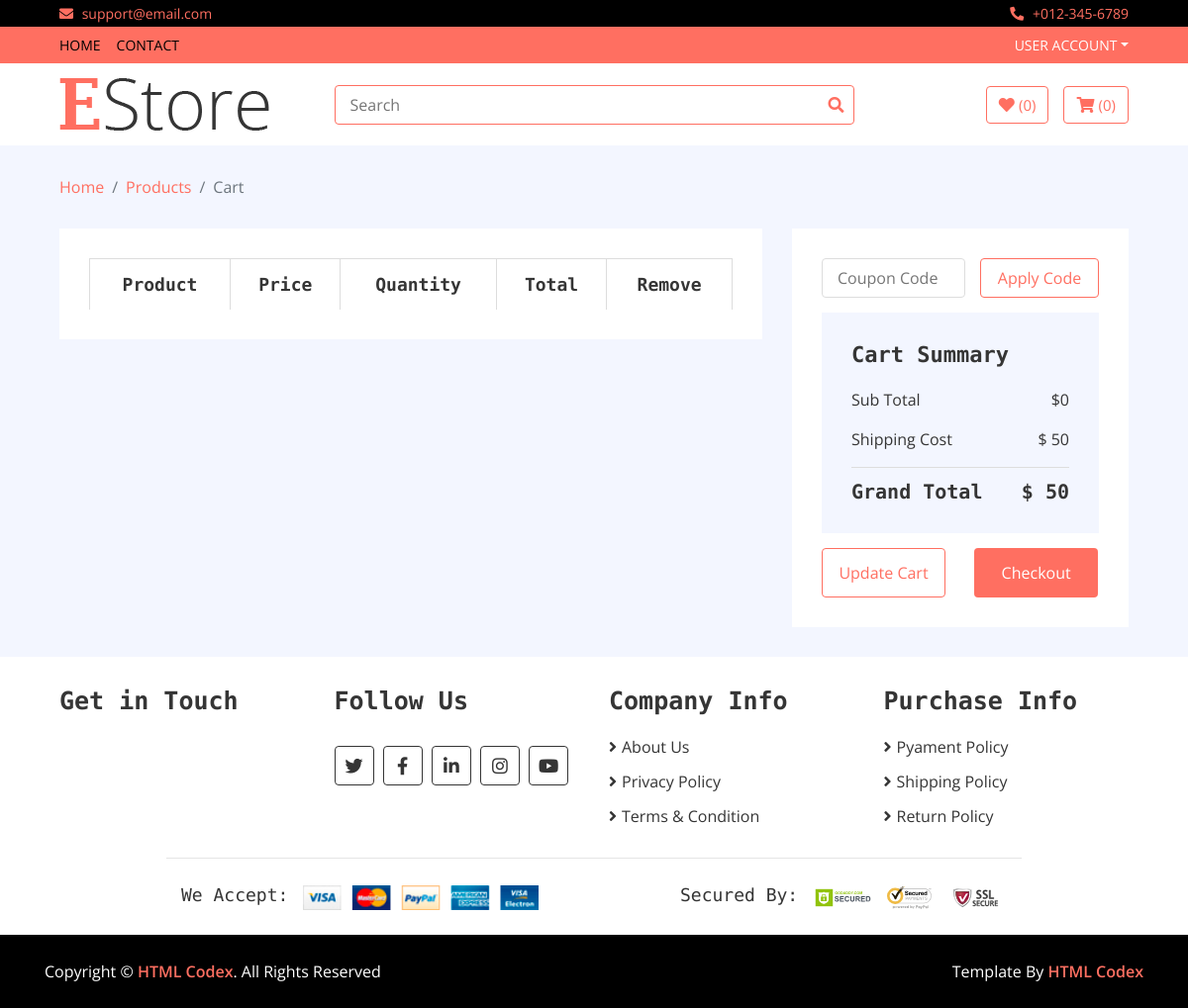
The page /my_cart on the database as committed earlier.
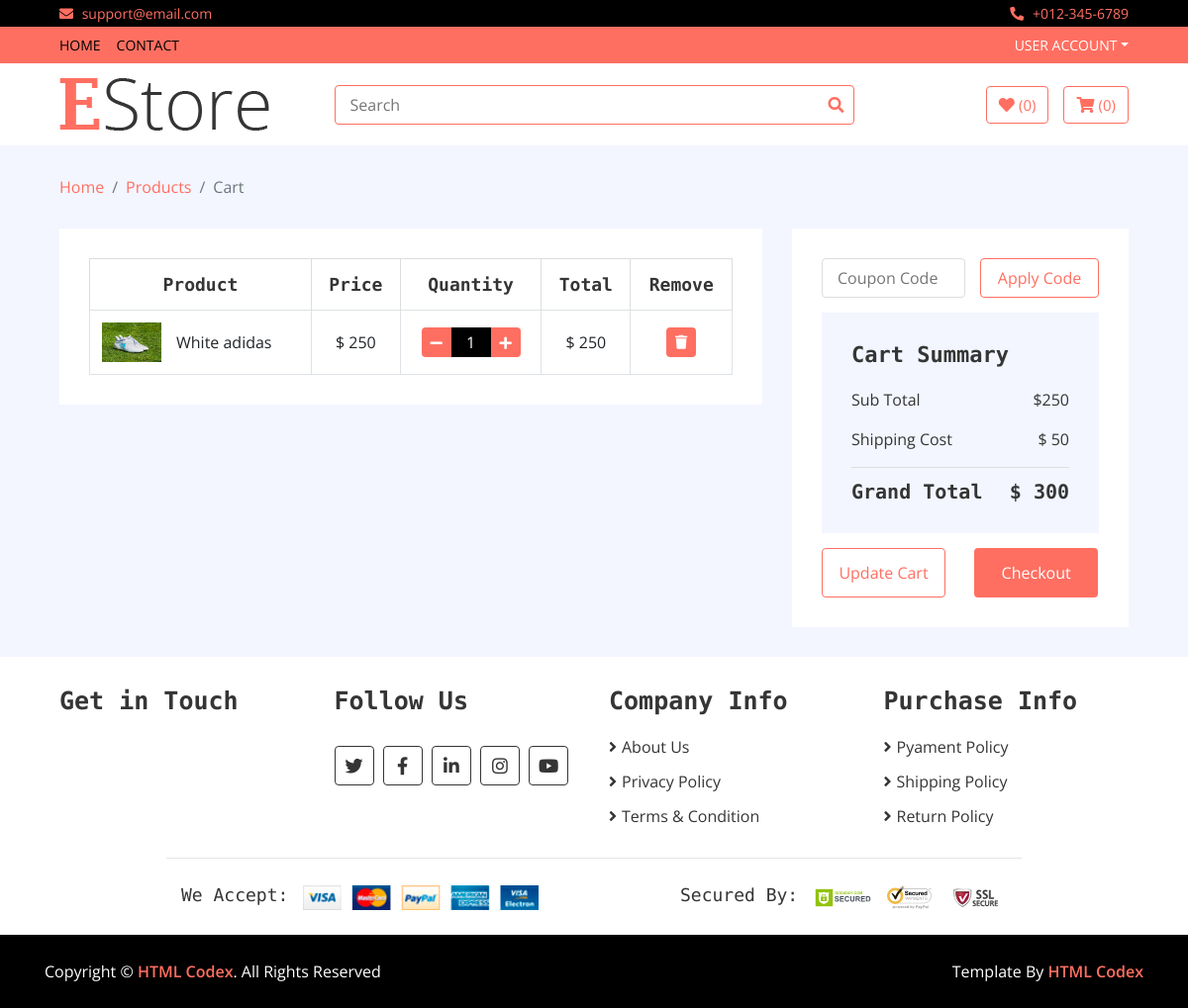
The same page on the database as committed later.
### home/models.py (models this page shows, shortened)
class Cart(models.Model):
    username = models.CharField(max_length=200)
    slug = models.TextField()
    quantity = models.IntegerField(default = 1)
    total = models.IntegerField()
    checkout = models.BooleanField(default = False)
    items = models.ForeignKey(Product,on_delete=models.CASCADE)

class Product(models.Model):
    name = models.CharField(max_length=200)
    price = models.IntegerField()
    discounted_price = models.IntegerField(default = 0)
    category = models.ForeignKey(Category, on_delete=models.CASCADE)
    subcategory = models.ForeignKey(SubCategory, on_delete=models.CASCADE)
    brand = models.ForeignKey(Brand, on_delete=models.CASCADE)
    image = models.ImageField(upload_to='media')
    description = models.TextField(blank=True)
    specification = models.TextField(blank=True)
    slug = models.TextField(unique=True)
    stock = models.CharField(max_length=100,choices=STOCK)
    label = models.CharField(max_length=100,choices=LABELS,blank=True)

### home/views.py (the view)
# urls.py: path('my_cart', CartView.as_view(), name = 'my_cart'),
class CartView(BaseView):
    def get(self,request):
        grand_total = 0
        username = request.user.username
        self.views['my_carts'] = Cart.objects.filter(username = username, checkout = False)
        for i in self.views['my_carts']:
            grand_total = grand_total + i.total
        self.views['all_total'] = grand_total
        self.views['shipping'] = 50
        self.views['grand_total'] = grand_total + 50
        self.views['counts'] = Cart.objects.filter(username = username, checkout = False).count()
        return render(request,'cart.html',self.views)

### templates/cart.html (shortened to what the changed rows need)
{% extends 'base.html' %}
{% load static %}
{% block content %}
        <div class="cart-page">
            <div class="container-fluid">
                <div class="row">
                    <div class="col-lg-8">
                        <div class="cart-page-inner">
                            <div class="table-responsive">
                                <table class="table table-bordered">
                                    <thead class="thead-dark">
                                        <tr>
                                            <th>Product</th>
                                            <th>Price</th>
                                            <th>Quantity</th>
                                            <th>Total</th>
                                            <th>Remove</th>
                                        </tr>
                                    </thead>
                                    <tbody class="align-middle">
                                    {% for cart in my_carts %}
                                        <tr>
                                            <td>
                                                <div class="img">
                                                    <a href="#"><img src="{{cart.items.image.url}}" alt="Image"></a>
                                                    <p>{{cart.items.name}}</p>
                                                </div>
                                            </td>
                                            {% if cart.items.discounted_price > 0 %}
                                            <td>$ {{cart.items.discounted_price}}</td>
                                            {% else %}
                                            <td>$ {{cart.items.price}}</td>
                                            {% endif %}
                                            <td>
                                                <div class="qty">
                                                    <a href="/reduce_quantity/{{cart.slug}}"><button class="btn-minus"><i class="fa fa-minus"></i></button></a>
                                                    <input type="text" value="{{cart.quantity}}">
                                                    <a href="/cart/{{cart.slug}}"><button class="btn-plus"><i class="fa fa-plus"></i></button></a>
                                                </div>
                                            </td>
                                            <td>$ {{cart.total}}</td>
                                            <td><a href="/delete_cart/{{cart.slug}}"><button><i class="fa fa-trash"></i></button></a></td>
                                        </tr>
                                    {% endfor %}
                                    </tbody>
                                </table>
                            </div>
                        </div>
                    </div>
                    <div class="col-lg-4">
                        <div class="cart-page-inner">
                            <div class="row">
                                <div class="col-md-12">
                                    <div class="cart-summary">
                                        <div class="cart-content">
                                            <h1>Cart Summary</h1>
                                            <p>Sub Total<span>${{all_total}}</span></p>
                                            <h2>Grand Total<span>$ {{grand_total}}</span></h2>
                                        </div>
                                    </div>
                                </div>
                            </div>
                        </div>
                    </div>
                </div>
            </div>
        </div>
{% endblock %}

Rows that differ between the two databases and show on the page:
added Cart: items.image (picture), items.name "White adidas", items.price "250", quantity "1", total "250"
Other text that changed with them:
{{ all_total }}: "0" → "250"
{{ grand_total }}: "50" → "300"
